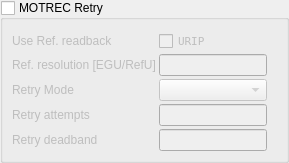
    <widget class="QEGroupBox" name="qegroupbox_5">
     <property name="checkable">
      <bool>true</bool>
     </property>
     <property name="checked">
      <bool>false</bool>
     </property>
     <property name="title" stdset="0">
      <string>MOTREC Retry</string>
     </property>
     <property name="userLevelEnabled" stdset="0">
      <enum>QEGroupBox::Scientist</enum>
     </property>
     <layout class="QGridLayout" name="gridLayout_6">
      <property name="leftMargin">
       <number>9</number>
      </property>
      <property name="rightMargin">
       <number>9</number>
      </property>
      <property name="bottomMargin">
       <number>9</number>
      </property>
      <property name="spacing">
       <number>3</number>
      </property>
      <item row="1" column="0">
       <widget class="QLabel" name="label_47">
        <property name="text">
         <string>Ref. resolution [EGU/RefU]</string>
        </property>
       </widget>
      </item>
      <item row="1" column="2">
       <widget class="QELineEdit" name="qcalineeditplugin_36">
        <property name="palette">
         <palette>
          <active>
           <colorrole role="WindowText">
            <brush brushstyle="SolidPattern">
             <color alpha="255">
              <red>0</red>
              <green>0</green>
              <blue>255</blue>
             </color>
            </brush>
           </colorrole>
           <colorrole role="Text">
            <brush brushstyle="SolidPattern">
             <color alpha="255">
              <red>0</red>
              <green>0</green>
              <blue>255</blue>
             </color>
            </brush>
           </colorrole>
           <colorrole role="PlaceholderText">
            <brush brushstyle="NoBrush">
             <color alpha="128">
              <red>0</red>
              <green>0</green>
              <blue>255</blue>
             </color>
            </brush>
           </colorrole>
          </active>
          <inactive>
           <colorrole role="WindowText">
            <brush brushstyle="SolidPattern">
             <color alpha="255">
              <red>0</red>
              <green>0</green>
              <blue>255</blue>
             </color>
            </brush>
           </colorrole>
           <colorrole role="Text">
            <brush brushstyle="SolidPattern">
             <color alpha="255">
              <red>0</red>
              <green>0</green>
              <blue>255</blue>
             </color>
            </brush>
           </colorrole>
           <colorrole role="PlaceholderText">
            <brush brushstyle="NoBrush">
             <color alpha="128">
              <red>0</red>
              <green>0</green>
              <blue>255</blue>
             </color>
            </brush>
           </colorrole>
          </inactive>
          <disabled>
           <colorrole role="WindowText">
            <brush brushstyle="SolidPattern">
             <color alpha="255">
              <red>118</red>
              <green>118</green>
              <blue>117</blue>
             </color>
            </brush>
           </colorrole>
           <colorrole role="Text">
            <brush brushstyle="SolidPattern">
             <color alpha="255">
              <red>118</red>
              <green>118</green>
              <blue>117</blue>
             </color>
            </brush>
           </colorrole>
           <colorrole role="PlaceholderText">
            <brush brushstyle="NoBrush">
             <color alpha="128">
              <red>0</red>
              <green>0</green>
              <blue>255</blue>
             </color>
            </brush>
           </colorrole>
          </disabled>
         </palette>
        </property>
        <property name="variable" stdset="0">
         <string>$(MOTOR).RRES</string>
        </property>
        <property name="variableSubstitutions" stdset="0">
         <string/>
        </property>
        <property name="userLevelEnabled" stdset="0">
         <enum>QEGenericEdit::Engineer</enum>
        </property>
        <property name="precision">
         <number>9</number>
        </property>
        <property name="useDbPrecision">
         <bool>false</bool>
        </property>
        <property name="addUnits">
         <bool>false</bool>
        </property>
        <property name="displayAlarmState" stdset="0">
         <bool>false</bool>
        </property>
       </widget>
      </item>
      <item row="0" column="2">
       <widget class="QECheckBox" name="cB_SETOFFSET_2">
        <property name="minimumSize">
         <size>
          <width>0</width>
          <height>8</height>
         </size>
        </property>
        <property name="font">
         <font>
          <family>DejaVu Sans Mono</family>
          <pointsize>8</pointsize>
         </font>
        </property>
        <property name="toolTip">
         <string>Check to set the offset to match current readback to desired setpoint </string>
        </property>
        <property name="text">
         <string>URIP</string>
        </property>
        <property name="variable" stdset="0">
         <string>$(MOTOR).URIP</string>
        </property>
        <property name="clickText">
         <string>No</string>
        </property>
        <property name="clickCheckedText">
         <string>Yes</string>
        </property>
        <property name="subscribe">
         <bool>true</bool>
        </property>
        <property name="userLevelVisibility" stdset="0">
         <enum>QECheckBox::User</enum>
        </property>
        <property name="userLevelEnabled" stdset="0">
         <enum>QECheckBox::Engineer</enum>
        </property>
        <property name="localEnumeration">
         <string/>
        </property>
        <property name="displayAlarmState" stdset="0">
         <bool>false</bool>
        </property>
       </widget>
      </item>
      <item row="5" column="2">
       <widget class="QELineEdit" name="qcalineeditplugin_31">
        <property name="palette">
         <palette>
          <active>
           <colorrole role="WindowText">
            <brush brushstyle="SolidPattern">
             <color alpha="255">
              <red>0</red>
              <green>0</green>
              <blue>255</blue>
             </color>
            </brush>
           </colorrole>
           <colorrole role="Text">
            <brush brushstyle="SolidPattern">
             <color alpha="255">
              <red>0</red>
              <green>0</green>
              <blue>255</blue>
             </color>
            </brush>
           </colorrole>
           <colorrole role="PlaceholderText">
            <brush brushstyle="NoBrush">
             <color alpha="128">
              <red>0</red>
              <green>0</green>
              <blue>255</blue>
             </color>
            </brush>
           </colorrole>
          </active>
          <inactive>
           <colorrole role="WindowText">
            <brush brushstyle="SolidPattern">
             <color alpha="255">
              <red>0</red>
              <green>0</green>
              <blue>255</blue>
             </color>
            </brush>
           </colorrole>
           <colorrole role="Text">
            <brush brushstyle="SolidPattern">
             <color alpha="255">
              <red>0</red>
              <green>0</green>
              <blue>255</blue>
             </color>
            </brush>
           </colorrole>
           <colorrole role="PlaceholderText">
            <brush brushstyle="NoBrush">
             <color alpha="128">
              <red>0</red>
              <green>0</green>
              <blue>255</blue>
             </color>
            </brush>
           </colorrole>
          </inactive>
          <disabled>
           <colorrole role="WindowText">
            <brush brushstyle="SolidPattern">
             <color alpha="255">
              <red>118</red>
              <green>118</green>
              <blue>117</blue>
             </color>
            </brush>
           </colorrole>
           <colorrole role="Text">
            <brush brushstyle="SolidPattern">
             <color alpha="255">
              <red>118</red>
              <green>118</green>
              <blue>117</blue>
             </color>
            </brush>
           </colorrole>
           <colorrole role="PlaceholderText">
            <brush brushstyle="NoBrush">
             <color alpha="128">
              <red>0</red>
              <green>0</green>
              <blue>255</blue>
             </color>
            </brush>
           </colorrole>
          </disabled>
         </palette>
        </property>
        <property name="toolTip">
         <string>Shall not be set less than AMIM</string>
        </property>
        <property name="variable" stdset="0">
         <string>$(MOTOR).RDBD</string>
        </property>
        <property name="variableSubstitutions" stdset="0">
         <string/>
        </property>
        <property name="userLevelEnabled" stdset="0">
         <enum>QEGenericEdit::Engineer</enum>
        </property>
        <property name="addUnits">
         <bool>true</bool>
        </property>
        <property name="displayAlarmState" stdset="0">
         <bool>false</bool>
        </property>
       </widget>
      </item>
      <item row="5" column="0">
       <widget class="QLabel" name="label_45">
        <property name="text">
         <string>Retry deadband</string>
        </property>
       </widget>
      </item>
      <item row="2" column="2">
       <widget class="QEComboBox" name="qecombobox">
        <property name="variable" stdset="0">
         <string>$(MOTOR).RMOD</string>
        </property>
        <property name="userLevelEnabled" stdset="0">
         <enum>QEComboBox::Engineer</enum>
        </property>
       </widget>
      </item>
      <item row="3" column="2">
       <widget class="QELineEdit" name="qcalineeditplugin_29">
        <property name="palette">
         <palette>
          <active>
           <colorrole role="WindowText">
            <brush brushstyle="SolidPattern">
             <color alpha="255">
              <red>0</red>
              <green>0</green>
              <blue>255</blue>
             </color>
            </brush>
           </colorrole>
           <colorrole role="Text">
            <brush brushstyle="SolidPattern">
             <color alpha="255">
              <red>0</red>
              <green>0</green>
              <blue>255</blue>
             </color>
            </brush>
           </colorrole>
           <colorrole role="PlaceholderText">
            <brush brushstyle="NoBrush">
             <color alpha="128">
              <red>0</red>
              <green>0</green>
              <blue>255</blue>
             </color>
            </brush>
           </colorrole>
          </active>
          <inactive>
           <colorrole role="WindowText">
            <brush brushstyle="SolidPattern">
             <color alpha="255">
              <red>0</red>
              <green>0</green>
              <blue>255</blue>
             </color>
            </brush>
           </colorrole>
           <colorrole role="Text">
            <brush brushstyle="SolidPattern">
             <color alpha="255">
              <red>0</red>
              <green>0</green>
              <blue>255</blue>
             </color>
            </brush>
           </colorrole>
           <colorrole role="PlaceholderText">
            <brush brushstyle="NoBrush">
             <color alpha="128">
              <red>0</red>
              <green>0</green>
              <blue>255</blue>
             </color>
            </brush>
           </colorrole>
          </inactive>
          <disabled>
           <colorrole role="WindowText">
            <brush brushstyle="SolidPattern">
             <color alpha="255">
              <red>118</red>
              <green>118</green>
              <blue>117</blue>
             </color>
            </brush>
           </colorrole>
           <colorrole role="Text">
            <brush brushstyle="SolidPattern">
             <color alpha="255">
              <red>118</red>
              <green>118</green>
              <blue>117</blue>
             </color>
            </brush>
           </colorrole>
           <colorrole role="PlaceholderText">
            <brush brushstyle="NoBrush">
             <color alpha="128">
              <red>0</red>
              <green>0</green>
              <blue>255</blue>
             </color>
            </brush>
           </colorrole>
          </disabled>
         </palette>
        </property>
        <property name="toolTip">
         <string>Retry counts. 0 diables retry </string>
        </property>
        <property name="variable" stdset="0">
         <string>$(MOTOR).RTRY</string>
        </property>
        <property name="variableSubstitutions" stdset="0">
         <string/>
        </property>
        <property name="userLevelEnabled" stdset="0">
         <enum>QEGenericEdit::Engineer</enum>
        </property>
        <property name="displayAlarmState" stdset="0">
         <bool>false</bool>
        </property>
       </widget>
      </item>
      <item row="1" column="3">
       <widget class="QLabel" name="label_42">
        <property name="text">
         <string/>
        </property>
       </widget>
      </item>
      <item row="2" column="0">
       <widget class="QLabel" name="label_48">
        <property name="text">
         <string>Retry Mode</string>
        </property>
       </widget>
      </item>
      <item row="3" column="0">
       <widget class="QLabel" name="label_43">
        <property name="text">
         <string>Retry attempts</string>
        </property>
       </widget>
      </item>
      <item row="0" column="0">
       <widget class="QLabel" name="label_51">
        <property name="sizePolicy">
         <sizepolicy hsizetype="Preferred" vsizetype="Preferred">
          <horstretch>0</horstretch>
          <verstretch>0</verstretch>
         </sizepolicy>
        </property>
        <property name="toolTip">
         <string>Use reference readback for motor record</string>
        </property>
        <property name="text">
         <string>Use Ref. readback</string>
        </property>
       </widget>
      </item>
     </layout>
    </widget>
